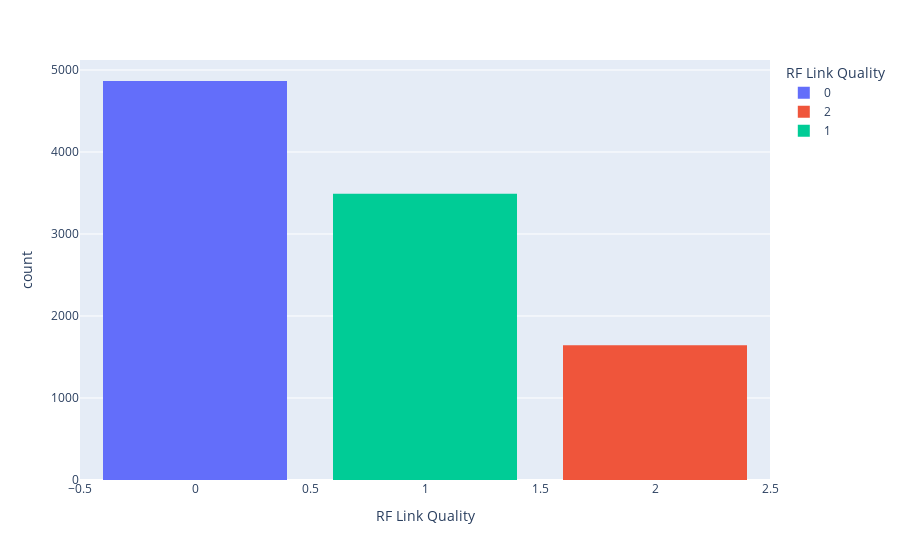

The code cell stored with this chart in its notebook:
### Code cell
fig = px.histogram(df, x = 'RF Link Quality', nbins=4, color='RF Link Quality')
fig.update_layout(bargap=0.2)
fig.show()

### Figure 1 — Plotly figure (JSON) as saved in the notebook; plotly's stock layout.template omitted (floating-point values rounded to 4 significant figures; data arrays with more than 128 entries replaced by an {"elided": "..."} marker saying what was removed)
{"data": [{"bingroup": "x", "hovertemplate": "RF Link Quality=%{x}<br>count=%{y}<extra></extra>", "legendgroup": "0", "marker": {"color": "#636efa", "pattern": {"shape": ""}}, "name": "0", "nbinsx": 4, "orientation": "v", "showlegend": true, "type": "histogram", "x": {"elided": "4866 int values"}, "xaxis": "x", "yaxis": "y"}, {"bingroup": "x", "hovertemplate": "RF Link Quality=%{x}<br>count=%{y}<extra></extra>", "legendgroup": "2", "marker": {"color": "#EF553B", "pattern": {"shape": ""}}, "name": "2", "nbinsx": 4, "orientation": "v", "showlegend": true, "type": "histogram", "x": {"elided": "1644 int values"}, "xaxis": "x", "yaxis": "y"}, {"bingroup": "x", "hovertemplate": "RF Link Quality=%{x}<br>count=%{y}<extra></extra>", "legendgroup": "1", "marker": {"color": "#00cc96", "pattern": {"shape": ""}}, "name": "1", "nbinsx": 4, "orientation": "v", "showlegend": true, "type": "histogram", "x": {"elided": "3490 int values"}, "xaxis": "x", "yaxis": "y"}], "layout": {"bargap": 0.2, "barmode": "relative", "legend": {"title": {"text": "RF Link Quality"}, "tracegroupgap": 0}, "margin": {"t": 60}, "xaxis": {"anchor": "y", "categoryarray": [0, 2, 1], "categoryorder": "array", "domain": [0, 1], "title": {"text": "RF Link Quality"}}, "yaxis": {"anchor": "x", "domain": [0, 1], "title": {"text": "count"}}}}
